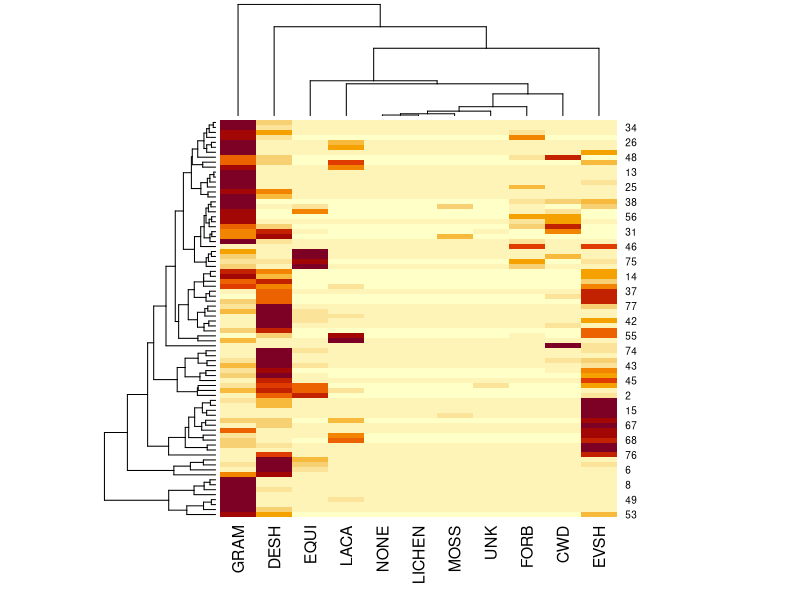
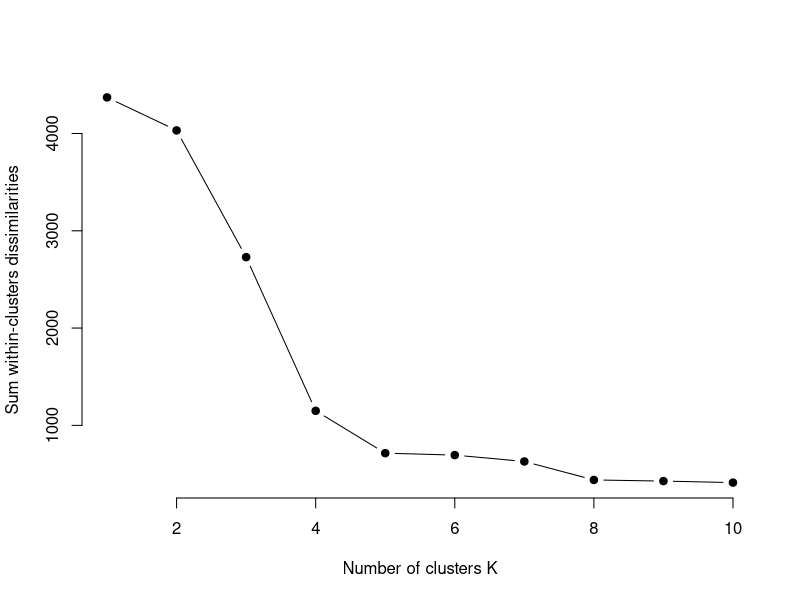

These charts were generated, in order, by the following R code:
## ---- chunk 1
knitr::opts_chunk$set(echo = TRUE)
knitr::opts_knit$set(global.par = TRUE)
## ---- chunk 2
library(tidyr)
library(dplyr)
library(ggplot2)
library(vegan)
#library(ggbiplot)  Generates headaches, so probably skip it
## ---- chunk 3
plants <- read.csv("data/Siberia_plant_data.csv")
plants$transect <- factor(plants$transect)
plants[plants$month == "June",]$month <- "june"
plants[plants$month == "July",]$month <- "july"
plants <- droplevels(plants) 
plants$first_hit<-!is.na(plants$first_hit)
plants$ground_cover <- factor(trimws(tolower(plants$ground_cover)))
plants$species <- factor(trimws(plants$species))
plant_plots <- plants %>%  
  dplyr::group_by(site, treatment, plot, Func_group) %>%
  dplyr::summarize(hits = sum(hits_count),
            pins = n()) 
plant_plot_matrix <- plants %>% 
  dplyr::group_by(plot, Func_group) %>%
  dplyr::summarise(hits = sum(hits_count)) %>% 
  pivot_wider(names_from = Func_group, 
              values_from = hits,
              values_fill = list(hits = 0))
plant_plot_matrix <- na.omit(plant_plot_matrix)
## ---- chunk 4
heatmap(as.matrix(plant_plot_matrix[,-1]))
## ---- chunk 5
plant_count_2<-cutree(hclust(dist(plant_plot_matrix[,-1])), k=2)
## ---- chunk 6
plant_count_2m <- cutree(hclust(dist(plant_plot_matrix[,-1], method = "manhattan")), k=2)
plant_count_2b <- cutree(hclust(vegdist(plant_plot_matrix[,-1],"bray")), k=2)
## ---- chunk 7
bc_diss <- vegdist(plant_plot_matrix[,-1],"bray")
diss_mat <- as.matrix(bc_diss)
bc_tree <- hclust(bc_diss)
k.max<-10
dpc <- sapply(1:k.max, function(k){
  bc<-cutree(bc_tree, k)
  sum(sapply(1:k, function(x) sum(diss_mat[bc==x,bc==x]) ))
} )
plot(1:k.max, dpc, type="b", pch = 19, frame = FALSE, 
     xlab="Number of clusters K",
     ylab="Sum within-clusters dissimilarities")
## ---- chunk 8
shiners <- read.csv("data/redside_shiner.csv")
shiners <- na.omit(shiners)
shiners$temp <- factor(shiners$temp)
